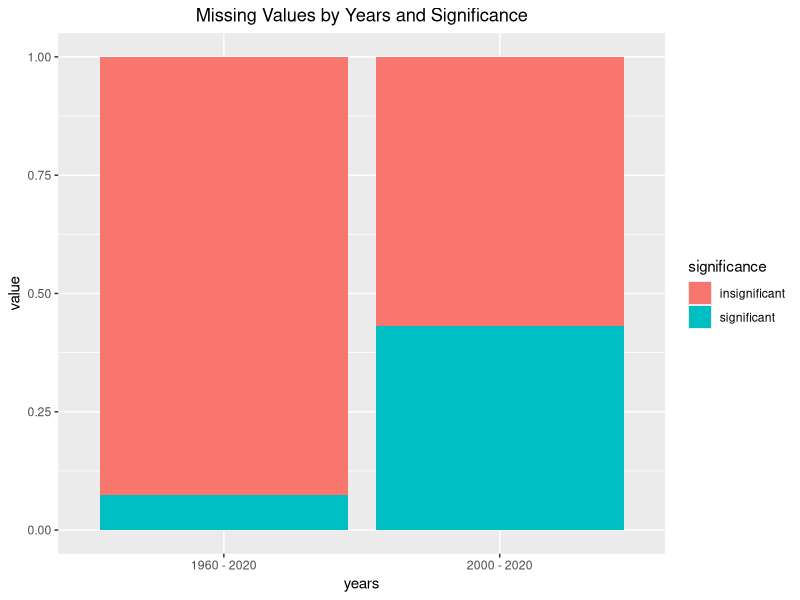
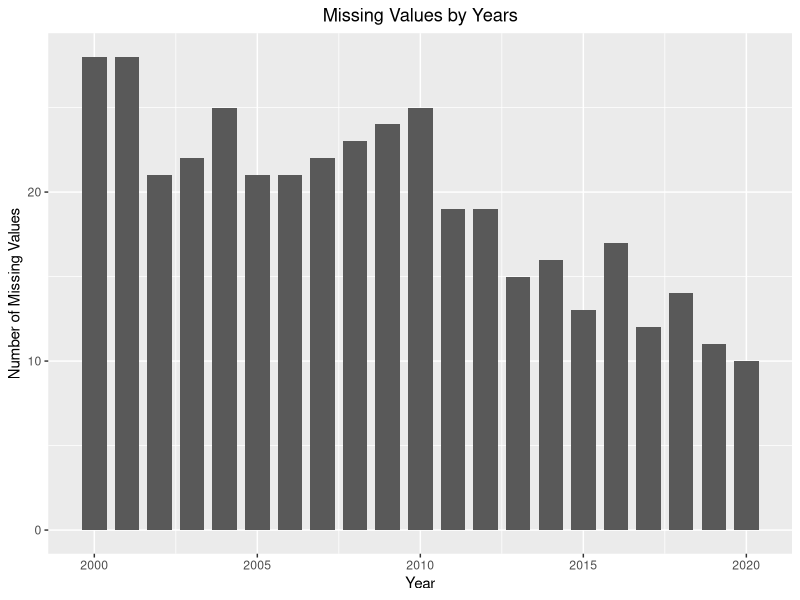

The R source for these figures, in order:
## ---- chunk 1
library(reshape2)
library(ggplot2)
## ---- chunk 2
first_non_null <- function(row) {
  NonNAindex <- which(!is.na(row))
  NonNAindex <- NonNAindex[-c(1)]
  firstNonNA <- min(NonNAindex)
  firstNonNA <- firstNonNA - 2
  return(firstNonNA)
}

raw_data_origin <- read.csv("data/raw/refugee_origin_all.csv", skip = 14)
pivot_table <-  dcast(raw_data_origin, Country.of.origin ~ Year, value.var = "Refugees.under.UNHCR.s.mandate")
total_null <- sum(is.na(pivot_table))
insignificant_null <- apply(pivot_table, 1, first_non_null)
significant_null <- total_null - sum(insignificant_null)

raw_data_origin_recent <- subset(raw_data_origin, Year >= 2000)
pivot_table_recent <-  dcast(raw_data_origin_recent, Country.of.origin ~ Year, value.var = "Refugees.under.UNHCR.s.mandate")
total_null_recent <- sum(is.na(pivot_table_recent))
insignificant_null_recent <- apply(pivot_table_recent, 1, first_non_null)
significant_null_recent <- total_null_recent - sum(insignificant_null_recent)

years <- c('1960 - 2020', '1960 - 2020', '2000 - 2020', '2000 - 2020')
significance <- c('significant', 'insignificant', 'significant', 'insignificant')
value <- c(significant_null, (total_null - significant_null), significant_null_recent, (total_null_recent - significant_null_recent))
null_data <- data.frame(years, significance, value)

ggplot(null_data, aes(fill = significance, y = value, x = years)) + geom_bar(position="fill", stat="identity") + ggtitle("Missing Values by Years and Significance")  + theme(plot.title = element_text(hjust = 0.5))
## ---- chunk 3
na_count <- sapply(pivot_table_recent, function(y) sum(length(which(is.na(y)))))
na_count <- na_count[-c(1)]

ggplot(data = NULL, aes(x = as.numeric(names(na_count)), y = as.numeric(na_count))) + geom_bar(stat = "identity", width = .75) + ggtitle("Missing Values by Years") + xlab("Year") + ylab("Number of Missing Values")  + theme(plot.title = element_text(hjust = 0.5))
